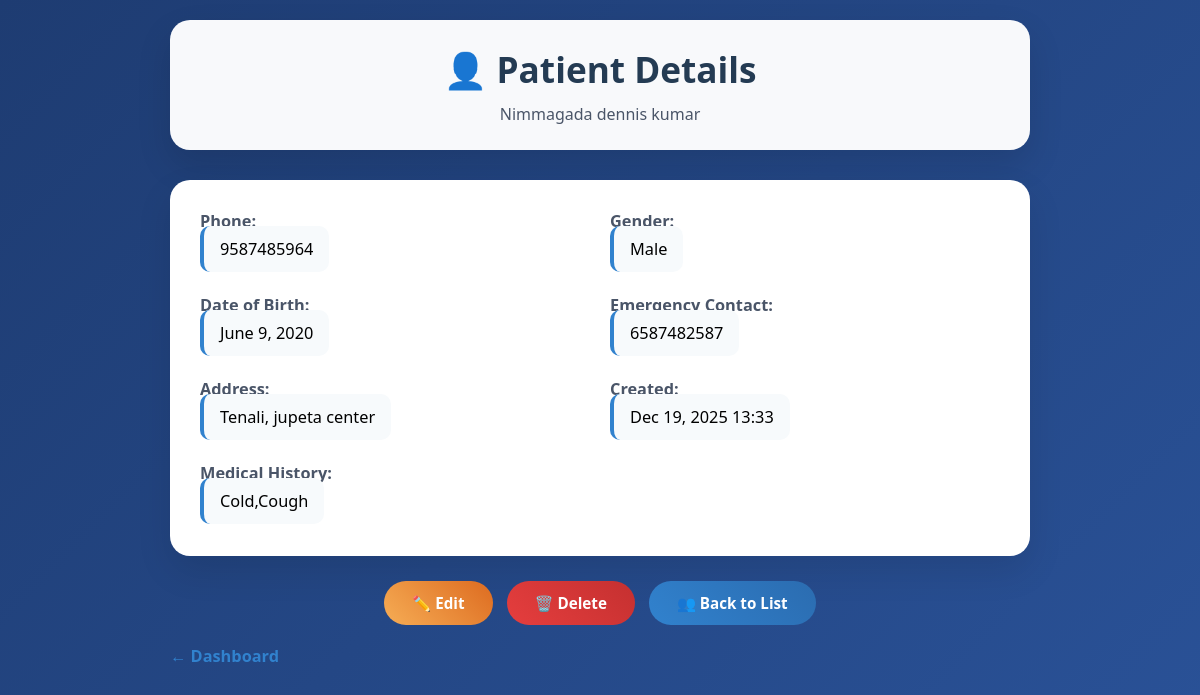
Screenshot of /patients/7/ with the database file from the repository.
### app1/models.py (models this page shows, shortened)
class Patient(models.Model):
    first_name = models.CharField(max_length=50)
    last_name = models.CharField(max_length=50)
    phone = models.CharField(max_length=15)
    date_of_birth = models.DateField()
    gender = models.CharField(max_length=1, choices=[('M', 'Male'), ('F', 'Female'), ('O', 'Other')])
    address = models.TextField()
    emergency_contact = models.CharField(max_length=50)
    medical_history = models.TextField(blank=True)
    created_at = models.DateTimeField(auto_now_add=True)

### app1/views.py (the view)
# urls.py: path("patients/<int:id>/", views.patient_detail, name="patient_detail"),
def patient_detail(request, id):
    patient = get_object_or_404(Patient, id=id)
    return render(request, 'patients/detail.html', {'patient': patient})

### templates/patients/detail.html (shortened to what this page needs)
<!DOCTYPE html>
<html>
<head>
</head>
<body>
    <div class="container">
        <div class="header">
            <h1>👤 Patient Details</h1>
            <p>{{ patient.first_name }} {{ patient.last_name }}</p>
        </div>
        <div class="patient-card">
            <div class="patient-info">
                <div class="info-group">
                    <span class="info-label">Phone:</span>
                    <span class="info-value">{{ patient.phone }}</span>
                </div>
                <div class="info-group">
                    <span class="info-label">Gender:</span>
                    <span class="info-value">{{ patient.get_gender_display }}</span>
                </div>
                <div class="info-group">
                    <span class="info-label">Date of Birth:</span>
                    <span class="info-value">{{ patient.date_of_birth }}</span>
                </div>
                <div class="info-group">
                    <span class="info-label">Emergency Contact:</span>
                    <span class="info-value">{{ patient.emergency_contact }}</span>
                </div>
                <div class="info-group">
                    <span class="info-label">Address:</span>
                    <span class="info-value">{{ patient.address }}</span>
                </div>
                <div class="info-group">
                    <span class="info-label">Created:</span>
                    <span class="info-value">{{ patient.created_at|date:"M d, Y H:i" }}</span>
                </div>
                {% if patient.medical_history %}
                <div class="info-group">
                    <span class="info-label">Medical History:</span>
                    <span class="info-value">{{ patient.medical_history }}</span>
                </div>
                {% endif %}
            </div>
        </div>
        <div class="btn-group">
            <a href="{% url 'patient_update' patient.id %}" class="btn btn-warning">✏️ Edit</a>
            <a href="{% url 'patient_delete_auth' patient.id %}" class="btn btn-danger">🗑️ Delete</a>
            <a href="{% url 'patient_list' %}" class="btn btn-primary">👥 Back to List</a>
        </div>
        <a href="/dashboard/" class="back-link">← Dashboard</a>
    </div>
</body>
</html>

### templates/patients/detail.html (style rules this page uses)
* { margin: 0; padding: 0; box-sizing: border-box; }
body { font-family: 'Segoe UI', sans-serif; background: linear-gradient(135deg, #1e3c72, #2a5298); min-height: 100vh; }
.container { max-width: 900px; margin: 0 auto; padding: 20px; }
.header { background: rgba(255,255,255,0.97); padding: 25px; border-radius: 20px; margin-bottom: 30px; box-shadow: 0 15px 35px rgba(0,0,0,0.12); text-align: center; }
.header h1 { color: #243b53; font-size: 2.2em; margin-bottom: 10px; }
.header p { color: #4a5568; font-size: 1em; }
.patient-card { background: #ffffff; border-radius: 20px; padding: 30px; box-shadow: 0 15px 35px rgba(0,0,0,0.1); margin-bottom: 25px; }
.patient-info { display: grid; grid-template-columns: repeat(auto-fit, minmax(280px, 1fr)); gap: 20px; }
.info-group { margin-bottom: 14px; }
.info-label { font-weight: 600; color: #4a5568; font-size: 1.02em; display: block; margin-bottom: 6px; }
.info-value { background: #f7fafc; padding: 12px 16px; border-radius: 10px; border-left: 4px solid #3182ce; font-size: 1.02em; }
.btn-group { display: flex; justify-content: center; gap: 14px; margin-top: 22px; }
.btn { padding: 12px 28px; border: none; border-radius: 25px; font-size: 0.95em; font-weight: 600; cursor: pointer; transition: all 0.3s; text-decoration: none; display: inline-block; }
.btn-primary { background: linear-gradient(45deg, #3182ce, #2b6cb0); color: #ffffff; }
.btn-warning { background: linear-gradient(45deg, #f6ad55, #dd6b20); color: #ffffff; }
.btn-danger { background: linear-gradient(45deg, #e53e3e, #c53030); color: #ffffff; }
.back-link { display: inline-block; margin-top: 20px; color: #3182ce; text-decoration: none; font-weight: 600; font-size: 1.02em; }

### rows the page displays
Patient: first_name "Nimmagada", last_name "dennis kumar", phone "9587485964", gender "Male", date_of_birth "June 9, 2020", emergency_contact "6587482587", address "Tenali, jupeta center", created_at "Dec 19, 2025 13:33", medical_history "Cold,Cough"
